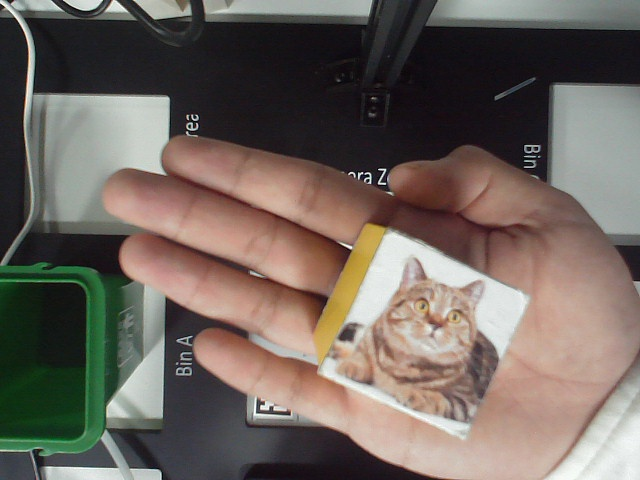
#> input picture picture/test/left/01.jpg, 640 x 480 px, found by its file name
$ python stereo.py
#> lines starting #> are read from the running program, lines starting #| are printed output that depends on the picture
#双目定位，暂时用不到
import numpy as np
import cv2 as cv
import os

BASE_DIR = os.path.dirname(os.path.abspath(__file__))
calib_path = os.path.join(BASE_DIR, "stereo_calib.npz")

data = np.load(calib_path)
#> (reads camera/stereo_calib.npz from the repository)

K_l = data["K_l"]
dist_l= data["dist_l"]
K_r = data["K_r"]
dist_r = data["dist_r"]
R = data["R"]
T = data["T"]
R1 = data["R1"]
R2 = data["R2"]
P1 = data["P1"]
P2 = data["P2"]
Q = data["Q"]
image_size = tuple(data["image_size"])
print("Loaded stereo calibration parameters.", Q)

def mouse_callback(event, x, y, flag, param):
    if event == cv.EVENT_LBUTTONDOWN:
        X, Y, Z = points_3d[y, x]
        print(f"pixel=({x},{y}) -> 3D=({X:.3f}, {Y:.3f}, {Z:.3f})")

left_path = 'E:/AI_project/git_set/Media-And-Cognition-Project/picture/test/left/01.jpg'
right_path = 'E:/AI_project/git_set/Media-And-Cognition-Project/picture/test/right/01.jpg'
left = cv.imread(left_path)
#> left is the input picture: shape (480, 640, 3); mean B, G, R 94.1, 101.3, 111.4
right = cv.imread(right_path)
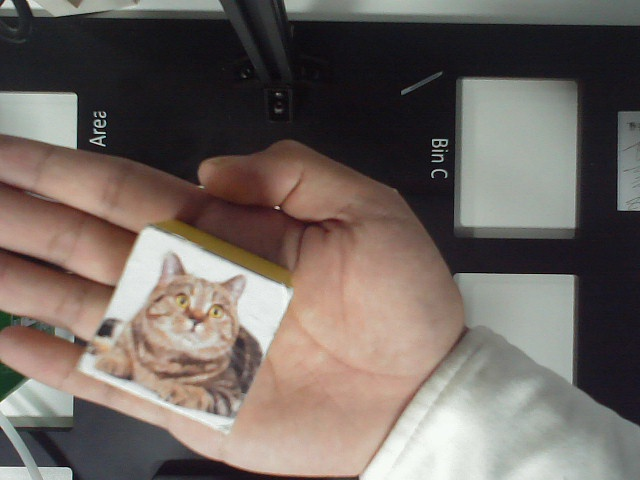
#> input picture picture/test/right/01.jpg, 640 x 480 px, found by its file name
#> right is the input picture: shape (480, 640, 3); mean B, G, R 97.7, 103.5, 113

map1x, map1y = cv.initUndistortRectifyMap(
    K_l, dist_l, R1, P1, image_size, cv.CV_32FC1
)
map2x, map2y = cv.initUndistortRectifyMap(
    K_r, dist_r, R2, P2, image_size, cv.CV_32FC1
)

left_rect = cv.remap(left, map1x, map1y, cv.INTER_CUBIC)
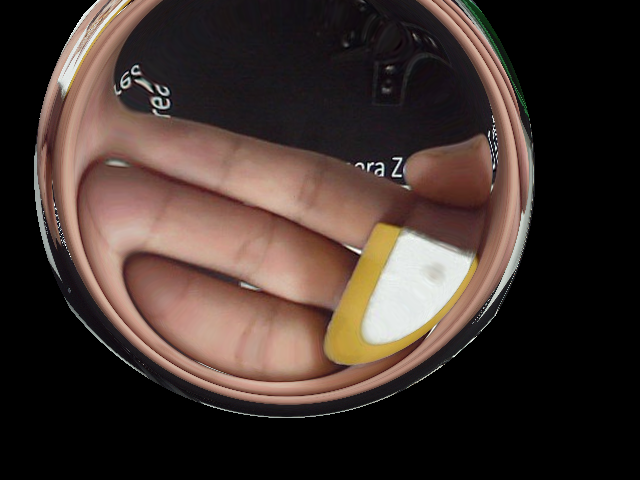
#> left_rect: shape (480, 640, 3); mean B, G, R 46.3, 51.8, 66
right_rect = cv.remap(right, map2x, map2y, cv.INTER_CUBIC)
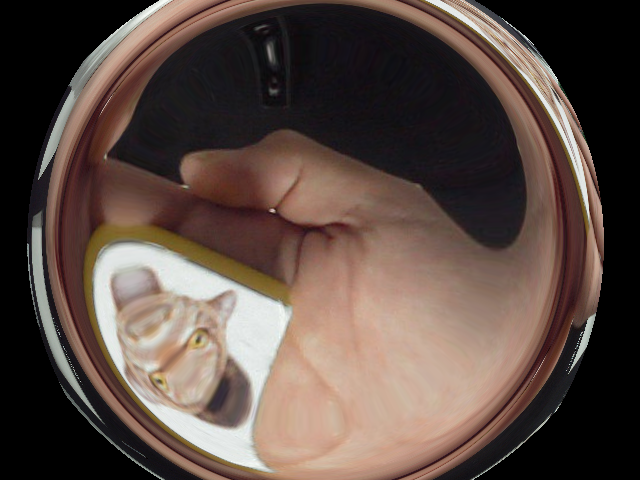
#> right_rect: shape (480, 640, 3); mean B, G, R 67.8, 75.1, 91.3

cv.imshow("pic", right)

# SGBM 参数
stereo = cv.StereoSGBM_create(
    minDisparity=0,
    numDisparities=192,
    blockSize=7,
    P1=8*3*7**2,
    P2=32*3*7**2,
    disp12MaxDiff=1,
    uniquenessRatio=10,
    speckleWindowSize=50,
    speckleRange=2
)

disp = stereo.compute(left_rect, right_rect).astype(np.float32) / 16.0
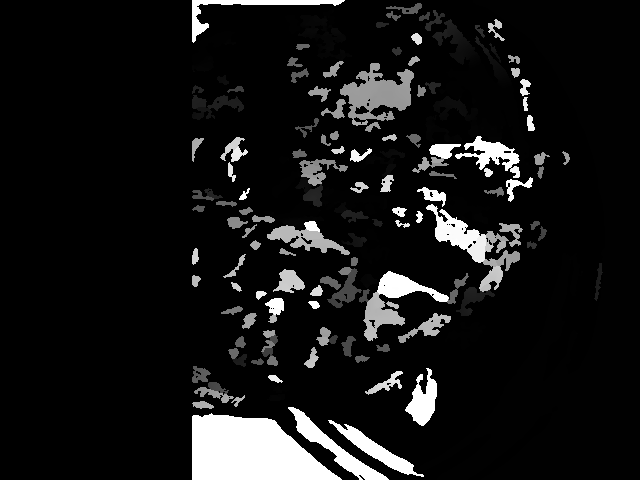
#> disp: shape (480, 640) float32; min -1, max 191, mean 16; drawn with min black and max white
disp_vis = cv.normalize(disp, None, 0, 255, cv.NORM_MINMAX).astype(np.uint8)
cv.imshow("disp", disp_vis)
cv.waitKey(100)

# 将无效视差点设为0或NaN
disp[disp <= 0] = np.nan
points_3d = cv.reprojectImageTo3D(disp, Q)
#> points_3d: shape (480, 640, 3) float32; 86.67% of the values are NaN or infinite; the others: min -17735.8, max 35705.2, mean 498.2

cv.imshow("left", left_rect)
cv.setMouseCallback("left", mouse_callback)
while True:
    cv.imshow("left", left_rect)

    key = cv.waitKey(10) & 0xFF
#> (key Esc is pressed here)
    if key == 27:  # ESC 退出
        break

cv.destroyAllWindows()
